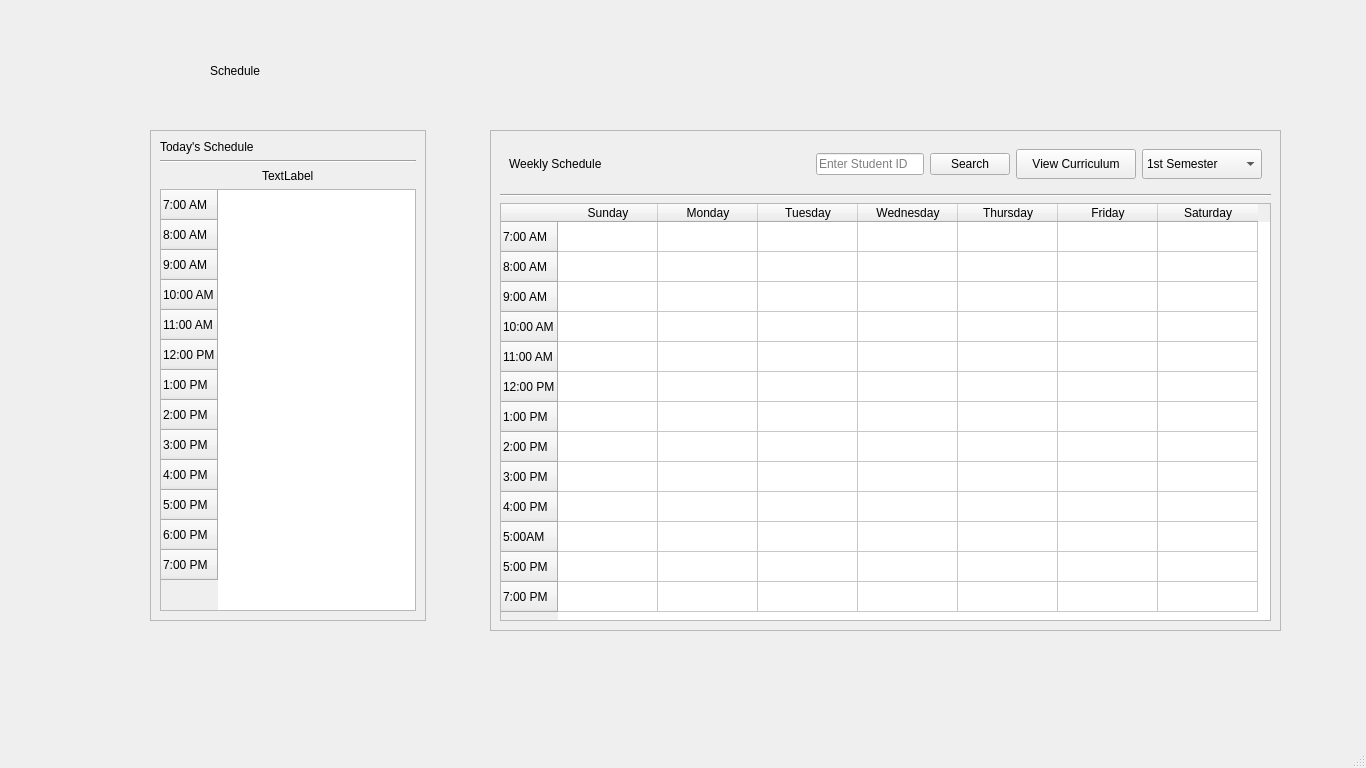
<?xml version="1.0" encoding="UTF-8"?>
<ui version="4.0">
 <class>MainWindow</class>
 <widget class="QMainWindow" name="MainWindow">
  <property name="geometry">
   <rect>
    <x>0</x>
    <y>0</y>
    <width>1366</width>
    <height>768</height>
   </rect>
  </property>
  <property name="windowTitle">
   <string>MainWindow</string>
  </property>
  <widget class="QWidget" name="centralwidget">
   <widget class="QStackedWidget" name="stackedWidget">
    <property name="geometry">
     <rect>
      <x>0</x>
      <y>0</y>
      <width>1366</width>
      <height>768</height>
     </rect>
    </property>
    <property name="currentIndex">
     <number>0</number>
    </property>
    <widget class="QWidget" name="page1">
     <widget class="QWidget" name="horizontalLayoutWidget_3">
      <property name="geometry">
       <rect>
        <x>490</x>
        <y>130</y>
        <width>791</width>
        <height>501</height>
       </rect>
      </property>
      <layout class="QHBoxLayout" name="WeekSched_2">
       <item>
        <widget class="QFrame" name="WeekFrame_2">
         <property name="frameShape">
          <enum>QFrame::StyledPanel</enum>
         </property>
         <layout class="QVBoxLayout" name="verticalLayout_3">
          <item>
           <widget class="QFrame" name="WeekFrame2_2">
            <layout class="QHBoxLayout" name="horizontalLayout_2">
             <item>
              <widget class="QLabel" name="label_2">
               <property name="text">
                <string>Weekly Schedule</string>
               </property>
              </widget>
             </item>
             <item alignment="Qt::AlignRight">
              <widget class="QLineEdit" name="StudentSearch">
               <property name="placeholderText">
                <string>Enter Student ID</string>
               </property>
              </widget>
             </item>
             <item>
              <widget class="QPushButton" name="Search">
               <property name="sizePolicy">
                <sizepolicy hsizetype="Maximum" vsizetype="Maximum">
                 <horstretch>0</horstretch>
                 <verstretch>0</verstretch>
                </sizepolicy>
               </property>
               <property name="text">
                <string>Search</string>
               </property>
              </widget>
             </item>
             <item>
              <widget class="QPushButton" name="viewCurriculum">
               <property name="sizePolicy">
                <sizepolicy hsizetype="Minimum" vsizetype="Maximum">
                 <horstretch>0</horstretch>
                 <verstretch>0</verstretch>
                </sizepolicy>
               </property>
               <property name="minimumSize">
                <size>
                 <width>120</width>
                 <height>30</height>
                </size>
               </property>
               <property name="maximumSize">
                <size>
                 <width>120</width>
                 <height>30</height>
                </size>
               </property>
               <property name="text">
                <string>View Curriculum</string>
               </property>
              </widget>
             </item>
             <item>
              <widget class="QComboBox" name="Semester">
               <property name="sizePolicy">
                <sizepolicy hsizetype="Minimum" vsizetype="Fixed">
                 <horstretch>0</horstretch>
                 <verstretch>0</verstretch>
                </sizepolicy>
               </property>
               <property name="minimumSize">
                <size>
                 <width>120</width>
                 <height>30</height>
                </size>
               </property>
               <property name="maximumSize">
                <size>
                 <width>120</width>
                 <height>30</height>
                </size>
               </property>
               <item>
                <property name="text">
                 <string>1st Semester</string>
                </property>
               </item>
               <item>
                <property name="text">
                 <string>2nd Semester</string>
                </property>
               </item>
              </widget>
             </item>
            </layout>
           </widget>
          </item>
          <item>
           <widget class="Line" name="line_3">
            <property name="orientation">
             <enum>Qt::Horizontal</enum>
            </property>
           </widget>
          </item>
          <item>
           <widget class="QTableWidget" name="WeekTable_2">
            <row>
             <property name="text">
              <string>7:00 AM</string>
             </property>
            </row>
            <row>
             <property name="text">
              <string>8:00 AM</string>
             </property>
            </row>
            <row>
             <property name="text">
              <string>9:00 AM</string>
             </property>
            </row>
            <row>
             <property name="text">
              <string>10:00 AM</string>
             </property>
            </row>
            <row>
             <property name="text">
              <string>11:00 AM</string>
             </property>
            </row>
            <row>
             <property name="text">
              <string>12:00 PM</string>
             </property>
            </row>
            <row>
             <property name="text">
              <string>1:00 PM</string>
             </property>
            </row>
            <row>
             <property name="text">
              <string>2:00 PM</string>
             </property>
            </row>
            <row>
             <property name="text">
              <string>3:00 PM</string>
             </property>
            </row>
            <row>
             <property name="text">
              <string>4:00 PM</string>
             </property>
            </row>
            <row>
             <property name="text">
              <string>5:00AM</string>
             </property>
            </row>
            <row>
             <property name="text">
              <string>5:00 PM</string>
             </property>
            </row>
            <row>
             <property name="text">
              <string>7:00 PM</string>
             </property>
            </row>
            <column>
             <property name="text">
              <string>Sunday</string>
             </property>
            </column>
            <column>
             <property name="text">
              <string>Monday</string>
             </property>
            </column>
            <column>
             <property name="text">
              <string>Tuesday</string>
             </property>
            </column>
            <column>
             <property name="text">
              <string>Wednesday</string>
             </property>
            </column>
            <column>
             <property name="text">
              <string>Thursday</string>
             </property>
            </column>
            <column>
             <property name="text">
              <string>Friday</string>
             </property>
            </column>
            <column>
             <property name="text">
              <string>Saturday</string>
             </property>
            </column>
           </widget>
          </item>
         </layout>
        </widget>
       </item>
      </layout>
     </widget>
     <widget class="QWidget" name="horizontalLayoutWidget_4">
      <property name="geometry">
       <rect>
        <x>150</x>
        <y>130</y>
        <width>276</width>
        <height>491</height>
       </rect>
      </property>
      <layout class="QHBoxLayout" name="TodaySched_3">
       <item>
        <widget class="QFrame" name="TodayFrame_2">
         <property name="frameShape">
          <enum>QFrame::StyledPanel</enum>
         </property>
         <layout class="QVBoxLayout" name="verticalLayout_4">
          <item alignment="Qt::AlignLeft|Qt::AlignTop">
           <widget class="QLabel" name="TodaySched_4">
            <property name="text">
             <string>Today's Schedule</string>
            </property>
           </widget>
          </item>
          <item>
           <widget class="Line" name="line_4">
            <property name="orientation">
             <enum>Qt::Horizontal</enum>
            </property>
           </widget>
          </item>
          <item alignment="Qt::AlignHCenter|Qt::AlignTop">
           <widget class="QLabel" name="labelTodayHeader_2">
            <property name="text">
             <string>TextLabel</string>
            </property>
           </widget>
          </item>
          <item alignment="Qt::AlignHCenter">
           <widget class="QTableWidget" name="tableWidget_2">
            <row>
             <property name="text">
              <string>7:00 AM</string>
             </property>
            </row>
            <row>
             <property name="text">
              <string>8:00 AM</string>
             </property>
            </row>
            <row>
             <property name="text">
              <string>9:00 AM</string>
             </property>
            </row>
            <row>
             <property name="text">
              <string>10:00 AM</string>
             </property>
            </row>
            <row>
             <property name="text">
              <string>11:00 AM</string>
             </property>
            </row>
            <row>
             <property name="text">
              <string>12:00 PM</string>
             </property>
            </row>
            <row>
             <property name="text">
              <string>1:00 PM</string>
             </property>
            </row>
            <row>
             <property name="text">
              <string>2:00 PM</string>
             </property>
            </row>
            <row>
             <property name="text">
              <string>3:00 PM</string>
             </property>
            </row>
            <row>
             <property name="text">
              <string>4:00 PM</string>
             </property>
            </row>
            <row>
             <property name="text">
              <string>5:00 PM</string>
             </property>
            </row>
            <row>
             <property name="text">
              <string>6:00 PM</string>
             </property>
            </row>
            <row>
             <property name="text">
              <string>7:00 PM</string>
             </property>
            </row>
           </widget>
          </item>
         </layout>
        </widget>
       </item>
      </layout>
     </widget>
     <widget class="QLabel" name="ScheduleTitle">
      <property name="geometry">
       <rect>
        <x>210</x>
        <y>50</y>
        <width>131</width>
        <height>41</height>
       </rect>
      </property>
      <property name="text">
       <string>Schedule</string>
      </property>
     </widget>
    </widget>
    <widget class="QWidget" name="page2">
     <widget class="QPushButton" name="Return">
      <property name="geometry">
       <rect>
        <x>1194</x>
        <y>20</y>
        <width>91</width>
        <height>31</height>
       </rect>
      </property>
      <property name="text">
       <string>Go Back</string>
      </property>
     </widget>
     <widget class="QLabel" name="label">
      <property name="geometry">
       <rect>
        <x>30</x>
        <y>30</y>
        <width>91</width>
        <height>21</height>
       </rect>
      </property>
      <property name="text">
       <string>Curriculum</string>
      </property>
     </widget>
     <widget class="QFrame" name="frame1stYear">
      <property name="geometry">
       <rect>
        <x>160</x>
        <y>80</y>
        <width>1061</width>
        <height>531</height>
       </rect>
      </property>
      <property name="frameShape">
       <enum>QFrame::StyledPanel</enum>
      </property>
      <layout class="QVBoxLayout" name="verticalLayout_5">
       <item alignment="Qt::AlignRight">
        <widget class="QComboBox" name="YearBox">
         <item>
          <property name="text">
           <string>1st Year</string>
          </property>
         </item>
         <item>
          <property name="text">
           <string>2nd Year</string>
          </property>
         </item>
         <item>
          <property name="text">
           <string>3rd Year</string>
          </property>
         </item>
         <item>
          <property name="text">
           <string>4th Year</string>
          </property>
         </item>
        </widget>
       </item>
       <item alignment="Qt::AlignHCenter">
        <widget class="QLabel" name="FirstYearHeader">
         <property name="text">
          <string>First Year</string>
         </property>
        </widget>
       </item>
       <item>
        <widget class="Line" name="line_5">
         <property name="orientation">
          <enum>Qt::Horizontal</enum>
         </property>
        </widget>
       </item>
       <item>
        <widget class="QFrame" name="frame_2">
         <property name="frameShape">
          <enum>QFrame::StyledPanel</enum>
         </property>
         <property name="frameShadow">
          <enum>QFrame::Raised</enum>
         </property>
         <layout class="QHBoxLayout" name="horizontalLayout_3">
          <item alignment="Qt::AlignHCenter">
           <widget class="QLabel" name="TodaySched_7">
            <property name="text">
             <string>1st Semester</string>
            </property>
           </widget>
          </item>
          <item alignment="Qt::AlignHCenter">
           <widget class="QLabel" name="TodaySched_6">
            <property name="layoutDirection">
             <enum>Qt::RightToLeft</enum>
            </property>
            <property name="text">
             <string>2nd Semester</string>
            </property>
           </widget>
          </item>
         </layout>
        </widget>
       </item>
       <item>
        <widget class="QFrame" name="frame">
         <property name="frameShape">
          <enum>QFrame::StyledPanel</enum>
         </property>
         <property name="frameShadow">
          <enum>QFrame::Raised</enum>
         </property>
         <layout class="QHBoxLayout" name="horizontalLayout">
          <item>
           <widget class="QTableWidget" name="sem2frame">
            <column>
             <property name="text">
              <string>Codes</string>
             </property>
            </column>
            <column>
             <property name="text">
              <string>Subject Titles</string>
             </property>
            </column>
            <column>
             <property name="text">
              <string>Grades</string>
             </property>
            </column>
            <column>
             <property name="text">
              <string>Units</string>
             </property>
            </column>
            <column>
             <property name="text">
              <string>Pre-requisite(s)</string>
             </property>
            </column>
           </widget>
          </item>
          <item>
           <widget class="QTableWidget" name="sem1">
            <column>
             <property name="text">
              <string>Codes</string>
             </property>
            </column>
            <column>
             <property name="text">
              <string>Subject Title</string>
             </property>
            </column>
            <column>
             <property name="text">
              <string>Grades</string>
             </property>
            </column>
            <column>
             <property name="text">
              <string>Units</string>
             </property>
            </column>
            <column>
             <property name="text">
              <string>Pre-requisite(s)</string>
             </property>
            </column>
           </widget>
          </item>
         </layout>
        </widget>
       </item>
      </layout>
     </widget>
    </widget>
   </widget>
  </widget>
  <widget class="QStatusBar" name="statusbar"/>
 </widget>
 <resources/>
 <connections/>
</ui>
